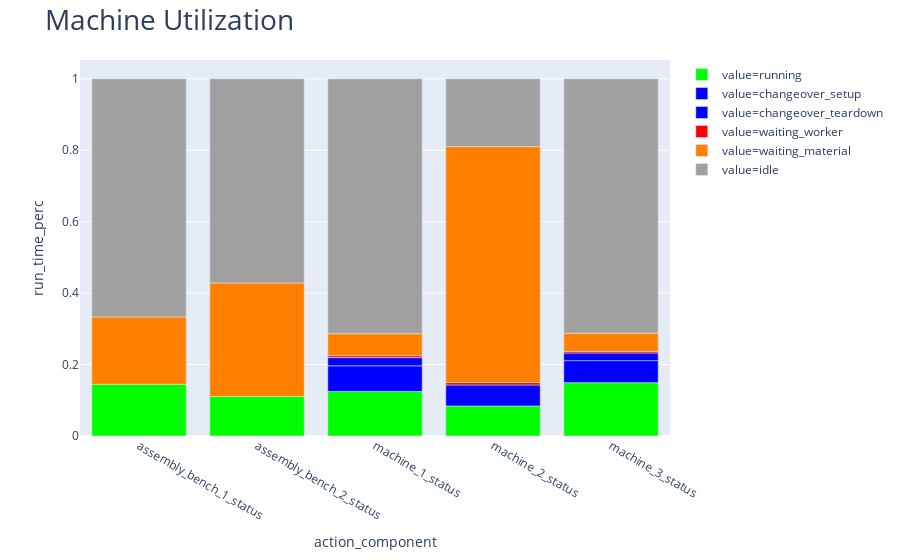

Notebook code cell kept with this figure:
### Code cell
output_viewer.plot_machine_utilization(machine_df=machine_df, duration=duration)

### Figure 1 — Plotly figure (JSON) as saved in the notebook; plotly's stock layout.template omitted (floating-point values rounded to 4 significant figures)
{"data": [{"alignmentgroup": "True", "hoverlabel": {"namelength": 0}, "hovertemplate": "value=running<br>action_component=%{x}<br>run_time_perc=%{y}", "legendgroup": "value=running", "marker": {"color": "rgb(0, 255, 0)"}, "name": "value=running", "offsetgroup": "value=running", "orientation": "v", "showlegend": true, "textposition": "auto", "type": "bar", "x": ["assembly_bench_1_status", "assembly_bench_2_status", "machine_1_status", "machine_2_status", "machine_3_status"], "xaxis": "x", "y": [0.145, 0.1108, 0.1248, 0.08406, 0.1494], "yaxis": "y"}, {"alignmentgroup": "True", "hoverlabel": {"namelength": 0}, "hovertemplate": "value=changeover_setup<br>action_component=%{x}<br>run_time_perc=%{y}", "legendgroup": "value=changeover_setup", "marker": {"color": "rgb(0, 0, 255)"}, "name": "value=changeover_setup", "offsetgroup": "value=changeover_setup", "orientation": "v", "showlegend": true, "textposition": "auto", "type": "bar", "x": ["machine_1_status", "machine_2_status", "machine_3_status"], "xaxis": "x", "y": [0.07155, 0.05874, 0.06161], "yaxis": "y"}, {"alignmentgroup": "True", "hoverlabel": {"namelength": 0}, "hovertemplate": "value=changeover_teardown<br>action_component=%{x}<br>run_time_perc=%{y}", "legendgroup": "value=changeover_teardown", "marker": {"color": "rgb(0, 0, 255)"}, "name": "value=changeover_teardown", "offsetgroup": "value=changeover_teardown", "orientation": "v", "showlegend": true, "textposition": "auto", "type": "bar", "x": ["machine_1_status", "machine_3_status"], "xaxis": "x", "y": [0.02308, 0.02137], "yaxis": "y"}, {"alignmentgroup": "True", "hoverlabel": {"namelength": 0}, "hovertemplate": "value=waiting_worker<br>action_component=%{x}<br>run_time_perc=%{y}", "legendgroup": "value=waiting_worker", "marker": {"color": "rgb(255, 0, 0)"}, "name": "value=waiting_worker", "offsetgroup": "value=waiting_worker", "orientation": "v", "showlegend": true, "textposition": "auto", "type": "bar", "x": ["machine_1_status", "machine_2_status", "machine_3_status"], "xaxis": "x", "y": [0.005403, 0.006756, 0.004493], "yaxis": "y"}, {"alignmentgroup": "True", "hoverlabel": {"namelength": 0}, "hovertemplate": "value=waiting_material<br>action_component=%{x}<br>run_time_perc=%{y}", "legendgroup": "value=waiting_material", "marker": {"color": "rgb(255, 128, 0)"}, "name": "value=waiting_material", "offsetgroup": "value=waiting_material", "orientation": "v", "showlegend": true, "textposition": "auto", "type": "bar", "x": ["assembly_bench_1_status", "assembly_bench_2_status", "machine_1_status", "machine_2_status", "machine_3_status"], "xaxis": "x", "y": [0.1883, 0.3178, 0.06146, 0.6606, 0.05079], "yaxis": "y"}, {"alignmentgroup": "True", "hoverlabel": {"namelength": 0}, "hovertemplate": "value=idle<br>action_component=%{x}<br>run_time_perc=%{y}", "legendgroup": "value=idle", "marker": {"color": "rgb(160, 160, 160)"}, "name": "value=idle", "offsetgroup": "value=idle", "orientation": "v", "showlegend": true, "textposition": "auto", "type": "bar", "x": ["assembly_bench_1_status", "assembly_bench_2_status", "machine_1_status", "machine_2_status", "machine_3_status"], "xaxis": "x", "y": [0.6667, 0.5714, 0.7137, 0.1898, 0.7124], "yaxis": "y"}], "layout": {"autosize": true, "barmode": "relative", "legend": {"tracegroupgap": 0}, "margin": {"t": 60}, "title": {"font": {"size": 28}, "text": "Machine Utilization"}, "xaxis": {"anchor": "y", "autorange": true, "domain": [0, 1], "range": [-0.5, 4.5], "title": {"text": "action_component"}, "type": "category"}, "yaxis": {"anchor": "x", "autorange": true, "domain": [0, 1], "range": [0, 1.053], "title": {"text": "run_time_perc"}, "type": "linear"}}}
